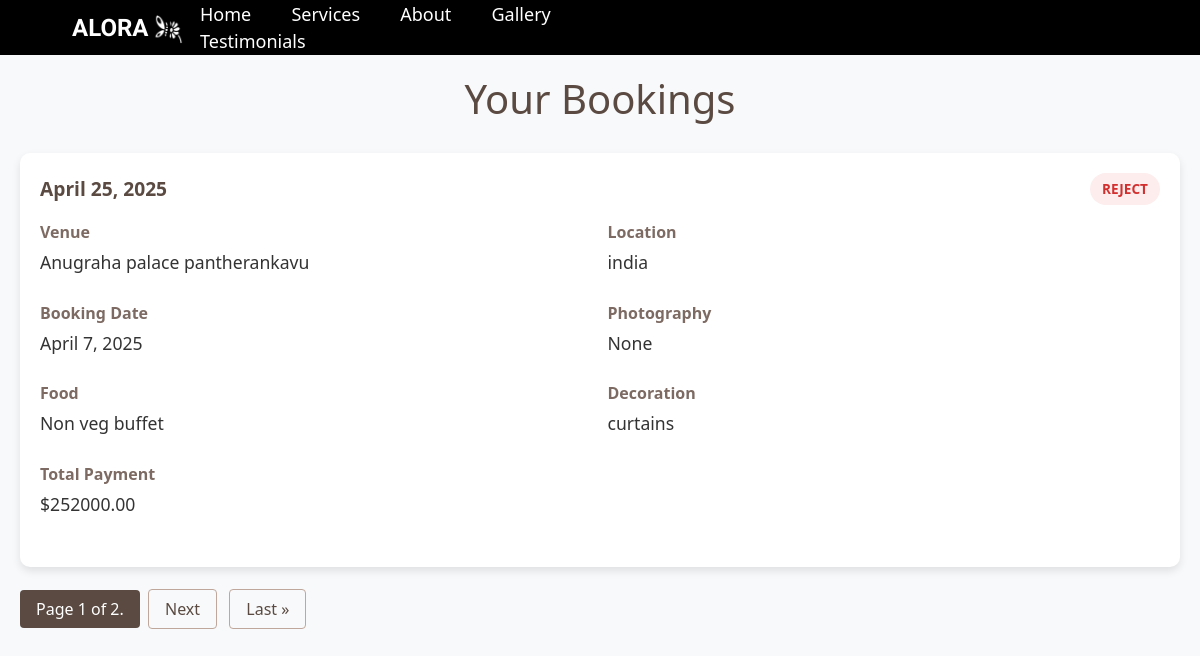
The page /booking_view (signed in) on the database as committed earlier.
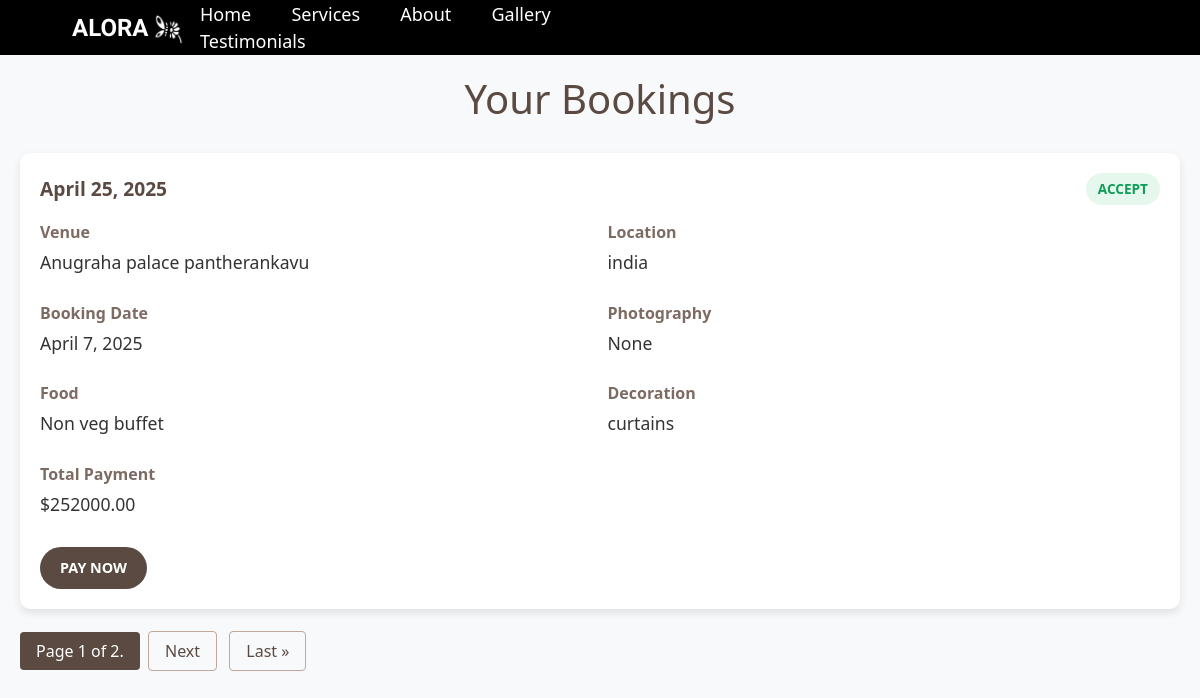
The same page on the database as committed later.
### app/models.py (models this page shows)
class Bookings(models.Model):
    event_date=models.DateField(null=True)
    event_status=models.CharField(max_length=100,default='pending')
    user_id=models.ForeignKey(User,on_delete=models.CASCADE)
    hall_id=models.ForeignKey(Halls,on_delete=models.CASCADE)
    booking_date=models.DateField(auto_now_add=True)
    payment_status=models.CharField(max_length=100)
    photography=models.CharField(max_length=100,null=True,blank=True)
    no_of_persons=models.IntegerField(null=True,blank=True)
    food_value=models.BooleanField(null=True,blank=True)
    food=models.ForeignKey(Food,on_delete=models.SET_NULL, null=True, blank=True)
    decoration_value=models.BooleanField(null=True,blank=True)
    decoration=models.ForeignKey(Decoration,on_delete=models.SET_NULL, null=True, blank=True)
    photography_cost=models.DecimalField(max_digits=10,decimal_places=2)
    total_payment=models.DecimalField(max_digits=10,decimal_places=2)

class Halls(models.Model):
    hall_name=models.CharField(max_length=100)
    location=models.CharField(max_length=200)
    capacity=models.IntegerField()
    price_per_day=models.DecimalField(max_digits=10,decimal_places=2)
    photo_url=models.FileField()
    hall_description=models.TextField(null=True,blank=True)

class Food(models.Model):
    food_image=models.FileField(upload_to='images/')
    food_price=models.DecimalField(max_digits=10,decimal_places=2)
    food_name=models.CharField(max_length=100,null=True)

class Decoration(models.Model):
    decoration_name=models.CharField(max_length=100,null=True,blank=True)
    decoration_image=models.FileField(upload_to='images/')
    decoration_price=models.DecimalField(max_digits=10,decimal_places=2)

### app/views.py (the view)
# urls.py: path('booking_view',views.booking_view,name='booking_view'),
@login_required(login_url='login')
def booking_view(request):
     user=User.objects.get(id=request.user.id)
     products=Bookings.objects.filter(user_id=user)
     items_per_page=1
     paginator=Paginator(products,items_per_page)
     page=request.GET.get('page',1)
     try:
        products=paginator.page(page)
     except PageNotAnInteger:
        products=paginator.page(1)
     except EmptyPage:
        products=paginator.page(paginator.num_pages)
     context={
        'products':products,
        'user':user
    }
     return render(request, 'booking_view.html', context)

### templates/booking_view.html (shortened to what the changed rows need)
{% load static %}
<!DOCTYPE html>
<html lang="en">
<head>
    <link href="https://cdnjs.cloudflare.com/ajax/libs/bootstrap/5.3.2/css/bootstrap.min.css" rel="stylesheet">
</head>
<body>
    <div class="container">
        <h1 style="text-align: center; color: #5a4a42; margin-bottom: 30px;">Your Bookings</h1>
        {% for i in products %}
            <div class="booking-card">
                <div class="booking-header">
                    <div class="booking-date">{{ i.event_date }}</div>
                    <div>
                        <span class="status-badge {% if i.event_status == 'Accept' %}status-accept{% elif i.event_status == 'Pending' %}status-pending{% else %}status-rejected{% endif %}">
                            {{ i.event_status }}
                        </span>
                    </div>
                </div>
                <div class="booking-details">
                    <div class="detail-item">
                        <span class="detail-label">Venue</span>
                        <span class="detail-value">{{ i.hall_id.hall_name }}</span>
                    </div>
                    <div class="detail-item">
                        <span class="detail-label">Location</span>
                        <span class="detail-value">{{ i.hall_id.location }}</span>
                    </div>
                    <div class="detail-item">
                        <span class="detail-label">Booking Date</span>
                        <span class="detail-value">{{ i.booking_date }}</span>
                    </div>
                    <div class="detail-item">
                        <span class="detail-label">Photography</span>
                        <span class="detail-value">{{ i.photography }}</span>
                    </div>
                    <div class="detail-item">
                        <span class="detail-label">Food</span>
                        <span class="detail-value">{{ i.food.food_name }}</span>
                    </div>
                    <div class="detail-item">
                        <span class="detail-label">Decoration</span>
                        <span class="detail-value">{{ i.decoration.decoration_name }}</span>
                    </div>
                    <div class="detail-item">
                        <span class="detail-label">Total Payment</span>
                        <span class="detail-value">${{ i.total_payment }}</span>
                    </div>
                </div>
                <div style="margin-top: 20px;">
                    {% if i.event_status == 'Accept' or i.event_status == 'Accepted' or i.event_status == 'ACCEPT' or i.event_status == 'accept' %}
                        {% if i.payment_status == 'Pending' or i.payment_status == 'pending' or i.payment_status == 'PENDING' %}
                            <form action="{% url 'payment' id=i.id %}" method="POST">
                                <button type="submit" class="payment-button">Pay Now</button>
                            </form>
                        {% elif i.payment_status == 'Completed' or i.payment_status == 'completed' or i.payment_status == 'COMPLETED' %}
                            <p class="payment-complete">✓ Payment Completed</p>
                        {% endif %}
                    {% endif %}
                </div>
            </div>
        {% endfor %}
    </div>
</body>
</html>

Rows that differ between the two databases and show on the page:
changed Bookings "None": event_status "REJECT" → "ACCEPT"; now shows "PAY NOW"
